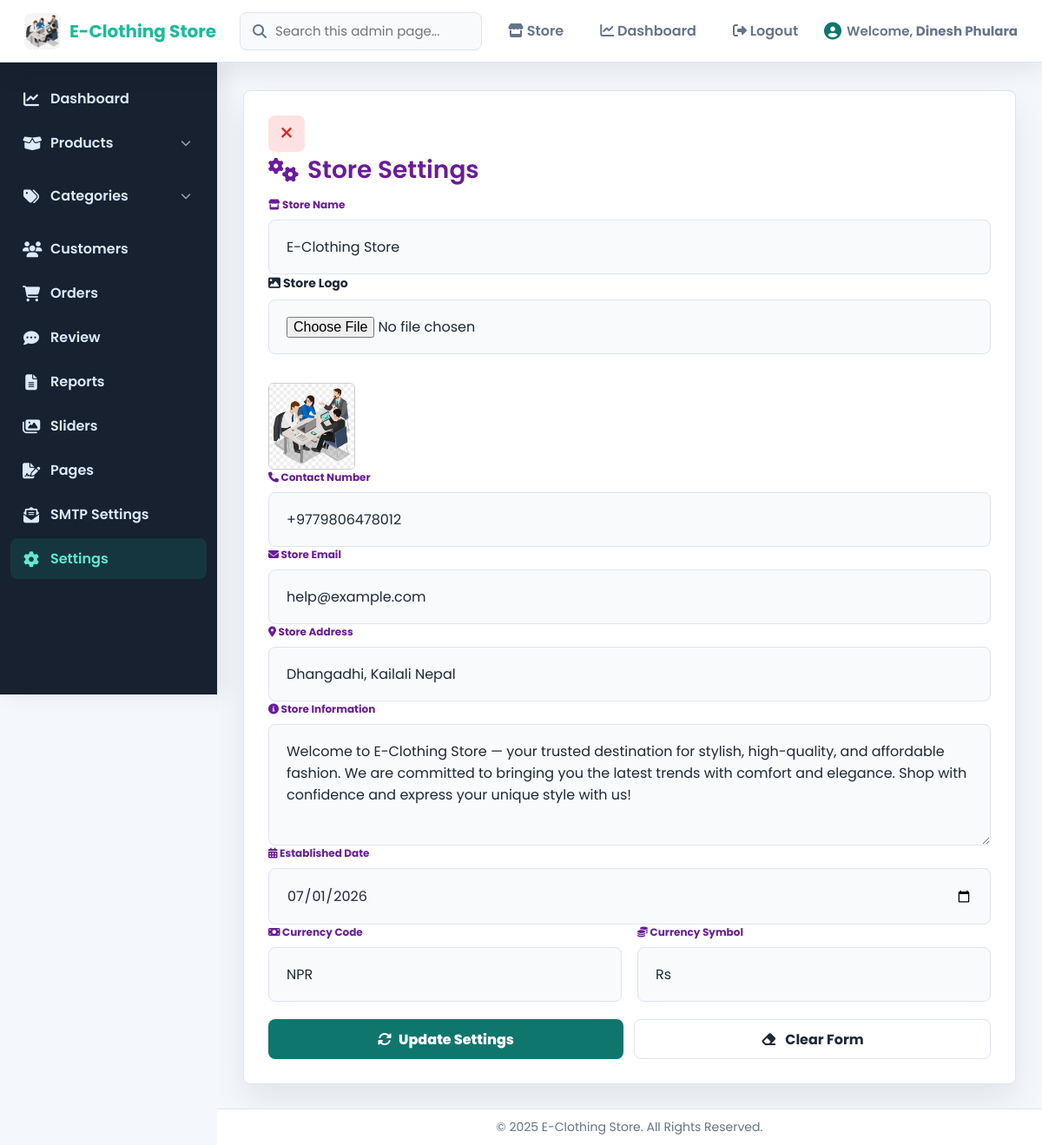
Screenshot of /Admin/setting.php (signed in) with the database file from the repository.
### tables this page shows
CREATE TABLE `store_settings` (
  `id` int NOT NULL AUTO_INCREMENT,
  `store_name` varchar(255) NOT NULL,
  `store_logo` varchar(255) DEFAULT NULL,
  `contact_number` varchar(50) DEFAULT NULL,
  `store_email` varchar(255) DEFAULT NULL,
  `store_address` varchar(255) DEFAULT NULL,
  `store_information` text,
  `established_date` varchar(50) DEFAULT NULL,
  `currency_code` varchar(10) NOT NULL DEFAULT 'NPR',
  `currency_symbol` varchar(20) NOT NULL DEFAULT 'Rs',
  PRIMARY KEY (`id`)
);

### includes/store.php (called while the page is built, shortened)
<?php
function ensure_store_settings_schema(mysqli $con): void
{
    $columns = [];
    $result = mysqli_query($con, "SHOW COLUMNS FROM store_settings");
    while ($result && $row = mysqli_fetch_assoc($result)) {
        $columns[] = $row['Field'];
    }
}
function get_store_settings(mysqli $con): array
{
    ensure_store_settings_schema($con);
    $result = mysqli_query($con, "SELECT * FROM store_settings ORDER BY id DESC LIMIT 1");
    $settings = $result ? (mysqli_fetch_assoc($result) ?: []) : [];
    return array_merge([
        'store_name' => 'E-Clothing Store',
        'store_logo' => null,
        'contact_number' => '+9779806478012',
        'store_email' => 'help@example.com',
        'store_address' => 'Dhangadhi, Kailali Nepal',
        'store_information' => 'Quality fashion, fast service, and reliable Cash on Delivery across Nepal.',
        'currency_code' => 'NPR',
        'currency_symbol' => 'Rs',
    ], $settings);
}

### Admin/setting.php (the view, shortened to what this page needs)
<?php
include '../includes/header.php';
require_once __DIR__ . '/../includes/store.php';
$con = db_connect();
$sql = "SELECT * FROM store_settings LIMIT 1";
$result = mysqli_query($con, $sql);
$setting = mysqli_fetch_assoc($result);
?>
<section class="add-category-container">
    <form method="POST" enctype="multipart/form-data" id="settingsForm">
        <button type="button" class="close-btn" onclick="window.location.href='../admin/Admindashboard.php'">&times;</button>
        <h2><i class="fas fa-cogs"></i> Store Settings</h2>
        <div class="form-group">
            <input type="text" name="store_name" placeholder=" " required value="<?php echo $setting['store_name'] ?? ''; ?>">
            <label><i class="fas fa-store"></i> Store Name</label>
        </div>
        <div class="form-group">
            <input type="file" name="store_logo">
            <?php if (!empty($setting['store_logo'])): ?>
                <br><img src="../assets/images/<?php echo $setting['store_logo']; ?>" width="100" alt="Logo">
            <?php endif; ?>
            <label><i class="fas fa-image"></i> Store Logo</label>
        </div>
        <div class="form-group">
            <input type="text" name="contact_number" id="contact_number" placeholder=" " value="<?php echo $setting['contact_number'] ?? ''; ?>">
            <label><i class="fas fa-phone"></i> Contact Number</label>
        </div>
        <div class="form-group">
            <input type="email" name="store_email" id="store_email" placeholder=" " value="<?php echo $setting['store_email'] ?? ''; ?>">
            <label><i class="fas fa-envelope"></i> Store Email</label>
        </div>
        <div class="form-group">
            <input type="text" name="store_address" placeholder=" " value="<?php echo $setting['store_address'] ?? ''; ?>">
            <label><i class="fas fa-map-marker-alt"></i> Store Address</label>
        </div>
        <div class="form-group">
            <textarea name="store_information" placeholder=" "><?php echo $setting['store_information'] ?? ''; ?></textarea>
            <label><i class="fas fa-info-circle"></i> Store Information</label>
        </div>
        <div class="form-group">
            <input type="date" name="established_date" placeholder=" " value="<?php echo $setting['established_date'] ?? ''; ?>">
            <label><i class="fas fa-calendar-alt"></i> Established Date</label>
        </div>
        <div class="inline-group">
            <div class="form-group">
                <input type="text" name="currency_code" id="currency_code" placeholder=" " maxlength="10" value="<?php echo htmlspecialchars($setting['currency_code'] ?? 'NPR'); ?>" required>
                <label><i class="fas fa-money-bill"></i> Currency Code</label>
            </div>
            <div class="form-group">
                <input type="text" name="currency_symbol" id="currency_symbol" placeholder=" " maxlength="20" value="<?php echo htmlspecialchars($setting['currency_symbol'] ?? 'Rs'); ?>" required>
                <label><i class="fas fa-coins"></i> Currency Symbol</label>
            </div>
        </div>
        <div class="button-group">
            <?php if ($setting): ?>
                <button type="submit" onclick="return validateForm()"><i class="fas fa-sync-alt"></i> Update Settings</button>
            <?php else: ?>
                <button type="submit" onclick="return validateForm()"><i class="fas fa-plus-circle"></i> Add Settings</button>
            <?php endif; ?>
            <button type="button" class="cancel-btn" onclick="clearForm()"><i class="fas fa-eraser"></i> Clear Form</button>
        </div>
    </form>
</section>
<?php include '../includes/footer.php'; ?>

### includes/header.php (shortened to what this page needs)
<?php
require_once __DIR__ . '/store.php';
$con = require_admin(null, '../Admin/Adminlogin.php');
$adminName = $_SESSION['admin_name'] ?? $_SESSION['admin_email'];
$currentScript = strtolower(str_replace('\\', '/', $_SERVER['SCRIPT_NAME'] ?? ''));
if (!function_exists('admin_nav_active')) {
    function admin_nav_active($needles)
    {
        global $currentScript;
        foreach ((array) $needles as $needle) {
            if (str_contains($currentScript, strtolower($needle))) {
                return 'active';
            }
        }
        return '';
    }
}
$storeSettings = get_store_settings($con);
$storeName = $storeSettings['store_name'] ?? "E-Clothing Store";
$storeLogo = $storeSettings['store_logo'] ?? null;
?>
<!DOCTYPE html>
<html lang="en">
<head>
    <link rel="stylesheet" href="../assets/css/Admindashboard.css" />
    <link rel="stylesheet" href="../assets/css/add_product.css" />
    <link rel="stylesheet" href="../assets/css/view_product.css" />
    <link rel="stylesheet" href="../assets/css/edit_product.css" />
    <link rel="stylesheet" href="../assets/css/customers.css" />
    <link rel="stylesheet" href="../assets/css/admin-modern.css" />
    <link rel="stylesheet" href="https://cdnjs.cloudflare.com/ajax/libs/font-awesome/6.4.0/css/all.min.css" />
</head>
<body>
    <header class="topnav admin-topbar">
        <a class="logo admin-brand" href="../Admin/Admindashboard.php" aria-label="Admin dashboard">
            <?php if ($storeLogo): ?>
                <img src="../assets/images/<?= htmlspecialchars($storeLogo) ?>"
                    alt="<?= htmlspecialchars($storeName) ?> Logo"
                    class="admin-brand-logo">
            <?php else: ?>
                <i class="fas fa-tshirt"></i>
            <?php endif; ?>
            <span><?= htmlspecialchars($storeName) ?></span>
        </a>
        <div class="admin-search-shell">
            <i class="fas fa-search" aria-hidden="true"></i>
            <input type="search" id="adminGlobalSearch" placeholder="Search this admin page..." autocomplete="off" aria-label="Search this admin page">
        </div>
        <nav class="topnav-menu admin-actions" aria-label="Admin shortcuts">
            <a href="../index.php" class="nav-link"><i class="fas fa-store"></i> Store</a>
            <a href="../Admin/Admindashboard.php" class="nav-link <?= admin_nav_active('/admin/admindashboard.php') ?>"><i class="fas fa-chart-line"></i> Dashboard</a>
            <a href="../Admin/Logout.php" class="nav-link logout-link"><i class="fas fa-sign-out-alt"></i> Logout</a>
        </nav>
        <div class="welcome-msg">
            <i class="fas fa-user-circle"></i>
            <span>Welcome, <strong><?php echo htmlspecialchars($adminName); ?></strong></span>
        </div>
    </header>
    <aside class="sidebar">
        <ul class="sidebar-menu">
            <li><a href="../Admin/Admindashboard.php" class="sidebar-link <?= admin_nav_active('/admin/admindashboard.php') ?>"><i class="fas fa-chart-line"></i>
                    Dashboard</a></li>
            <li class="dropdown <?= admin_nav_active('/product/') ? 'open' : '' ?>">
                <a href="#" class="sidebar-link dropdown-toggle">
                    <i class="fas fa-box-open"></i> Products <i class="fas fa-chevron-down"></i>
                </a>
            </li>
            <li class="dropdown <?= admin_nav_active('/category/') ? 'open' : '' ?>">
                <a href="#" class="sidebar-link dropdown-toggle">
                    <i class="fas fa-tags"></i> Categories <i class="fas fa-chevron-down"></i>
                </a>
            </li>
            <li><a href="../Admin/customers.php" class="sidebar-link <?= admin_nav_active('/admin/customers.php') ?>"><i class="fas fa-users"></i> Customers</a></li>
            <li><a href="../Admin/Adminorders.php" class="sidebar-link <?= admin_nav_active('/admin/adminorders.php') ?>"><i class="fas fa-shopping-cart"></i> Orders</a>
            </li>
            <li><a href="../Admin/product_rating_review.php" class="sidebar-link <?= admin_nav_active('/admin/product_rating_review.php') ?>"><i class="fas fa-comment-dots"></i>
                    Review</a></li>
            <li><a href="../Admin/report.php" class="sidebar-link <?= admin_nav_active('/admin/report.php') ?>"><i class="fas fa-file-alt"></i> Reports</a></li>
            <li><a href="../Admin/sliders.php" class="sidebar-link <?= admin_nav_active('/admin/sliders.php') ?>"><i class="fas fa-images"></i> Sliders</a></li>
            <li><a href="../Admin/pages.php" class="sidebar-link <?= admin_nav_active('/admin/pages.php') ?>"><i class="fas fa-file-signature"></i> Pages</a></li>
            <li><a href="../Admin/smtp_settings.php" class="sidebar-link <?= admin_nav_active('/admin/smtp_settings.php') ?>"><i class="fas fa-envelope-open-text"></i> SMTP Settings</a></li>
            <li><a href="../Admin/setting.php" class="sidebar-link <?= admin_nav_active('/admin/setting.php') ?>"><i class="fas fa-cog"></i> Settings</a></li>
        </ul>
    </aside>
    <main class="main-content">

### assets/css/Admindashboard.css (style rules this page uses)
* { margin: 0; padding: 0; box-sizing: border-box; font-family: 'Segoe UI', Tahoma, Geneva, Verdana, sans-serif; }
body { display: flex; min-height: 100vh; background: #f9fbfc; }
.topnav { position: fixed; top: 0; left: 0; right: 0; height: 60px; background: #2d3a4a; color: #f1f3f5; display: flex; align-items: center; justify-content: space-between; padding: 0 25px; z-index: 1000; box-shadow: 0 2px 6px rgba(0,0,0,0.1); }
.topnav .logo { font-size: 20px; font-weight: 700; display: flex; align-items: center; gap: 10px; color: #1abc9c; }
.topnav nav.topnav-menu { display: flex; gap: 18px; }
.topnav nav.topnav-menu a { color: #cfd8dc; text-decoration: none; font-weight: 600; padding: 6px 12px; border-radius: 4px; transition: background 0.15s ease, color 0.15s ease; white-space: nowrap; }
.topnav .welcome-msg { font-weight: 600; font-size: 15px; display: flex; align-items: center; gap: 6px; color: #bdc3c7; }
.topnav .welcome-msg i { font-size: 20px; color: #1abc9c; }
.sidebar { position: fixed; top: 60px; left: 0; width: 220px; height: calc(100vh - 60px); background: #273746; color: #ecf0f1; padding-top: 20px; overflow-y: auto; box-shadow: inset -3px 0 5px rgba(0,0,0,0.1); }
.sidebar-menu { list-style: none; }
.sidebar-menu li { position: relative; }
.sidebar-link { display: flex; align-items: center; padding: 12px 20px; color: #ecf0f1; text-decoration: none; font-weight: 600; cursor: pointer; border-left: 4px solid transparent; transition: background 0.15s ease, border-left-color 0.15s ease, color 0.15s ease; user-select: none; }
.sidebar-link i { margin-right: 14px; font-size: 18px; }
.sidebar-link:hover, .sidebar-link.active { background: #1abc9c22; color: #1abc9c; border-left: 4px solid #1abc9c; }
.dropdown-toggle .fas.fa-chevron-down { margin-left: auto; transition: transform 0.2s ease; font-size: 12px; color: #95a5a6; }
.main-content { margin-left: 220px; padding: 90px 40px 40px 40px; flex-grow: 1; background: #f9fbfc; min-height: calc(100vh - 60px); }

### assets/css/add_product.css (style rules this page uses)
* { margin: 0; padding: 0; box-sizing: border-box; font-family: "Poppins", sans-serif; }
body { background: linear-gradient(135deg, #e3f2fd, #f3e5f5); display: flex; justify-content: center; align-items: flex-start; min-height: 100vh; padding: 50px 20px; overflow-x: hidden; overflow-y: auto; }
h2 { color: #6a1b9a; font-size: 28px; font-weight: 600; margin-bottom: 10px; display: flex; align-items: center; gap: 10px; }
.form-group { position: relative; margin-bottom: 20px; }
.form-group input, .form-group textarea, .form-group select { width: 100%; padding: 18px 20px; border: 2px solid #d1c4e9; border-radius: 12px; font-size: 16px; background: #fafafa; color: #333; transition: border-color 0.3s ease, background-color 0.3s ease; resize: vertical; appearance: none; outline: none; }
.form-group textarea { min-height: 120px; }
.form-group label { position: absolute; top: 18px; left: 20px; font-size: 14px; color: #777; background: #fff; padding: 0 6px; transition: 0.3s ease; pointer-events: none; }
.form-group input:focus + label, .form-group input:not(:placeholder-shown) + label, .form-group textarea:focus + label, .form-group textarea:not(:placeholder-shown) + label, .form-group select:focus + label, .form-group select:valid + label { top: -10px; font-size: 12px; color: #6a1b9a; }
.inline-group { display: flex; gap: 20px; flex-wrap: nowrap; }
.inline-group .form-group { flex: 1; }
.button-group { display: flex; justify-content: space-between; margin-top: 10px; gap: 20px; }
.button-group button { flex: 1; padding: 16px; border-radius: 30px; font-weight: 600; font-size: 16px; cursor: pointer; display: flex; align-items: center; justify-content: center; gap: 10px; border: none; transition: background-color 0.3s ease, transform 0.2s ease; }
.button-group button[type="submit"] { background-color: #6a1b9a; color: white; }
.button-group .cancel-btn { background-color: #e0e0e0; color: #333; }
.close-btn { position: absolute; top: 20px; right: 30px; font-size: 28px; color: #aaa; cursor: pointer; background: none; border: none; transition: 0.3s ease; line-height: 1; padding: 0; }
.form-group img { max-width: 180px; border-radius: 6px; border: 1px solid #ccc; margin-top: 8px; display: block; }

### assets/css/view_product.css (style rules this page uses)
* { margin: 0; padding: 0; box-sizing: border-box; }
body { font-family: 'Segoe UI', sans-serif; background-color: #f4f6f9; color: #333; }

### assets/css/customers.css (style rules this page uses)
* { margin: 0; padding: 0; box-sizing: border-box; }

### rows the page displays
store_settings: store_logo (picture), store_name "E-Clothing Store", contact_number "+9779806478012", store_email "help@example.com", store_address "Dhangadhi, Kailali Nepal", store_information "Welcome to E-Clothing Store — your trusted destination for stylish, high-quality, and affordable fashion. We are committed to bringing you the latest trends with comfort and elegance. Shop with confidence and express your unique style with us!", established_date "07/01/2026", currency_code "NPR", currency_symbol "Rs"

### other values shown
$adminName "Dinesh Phulara"
